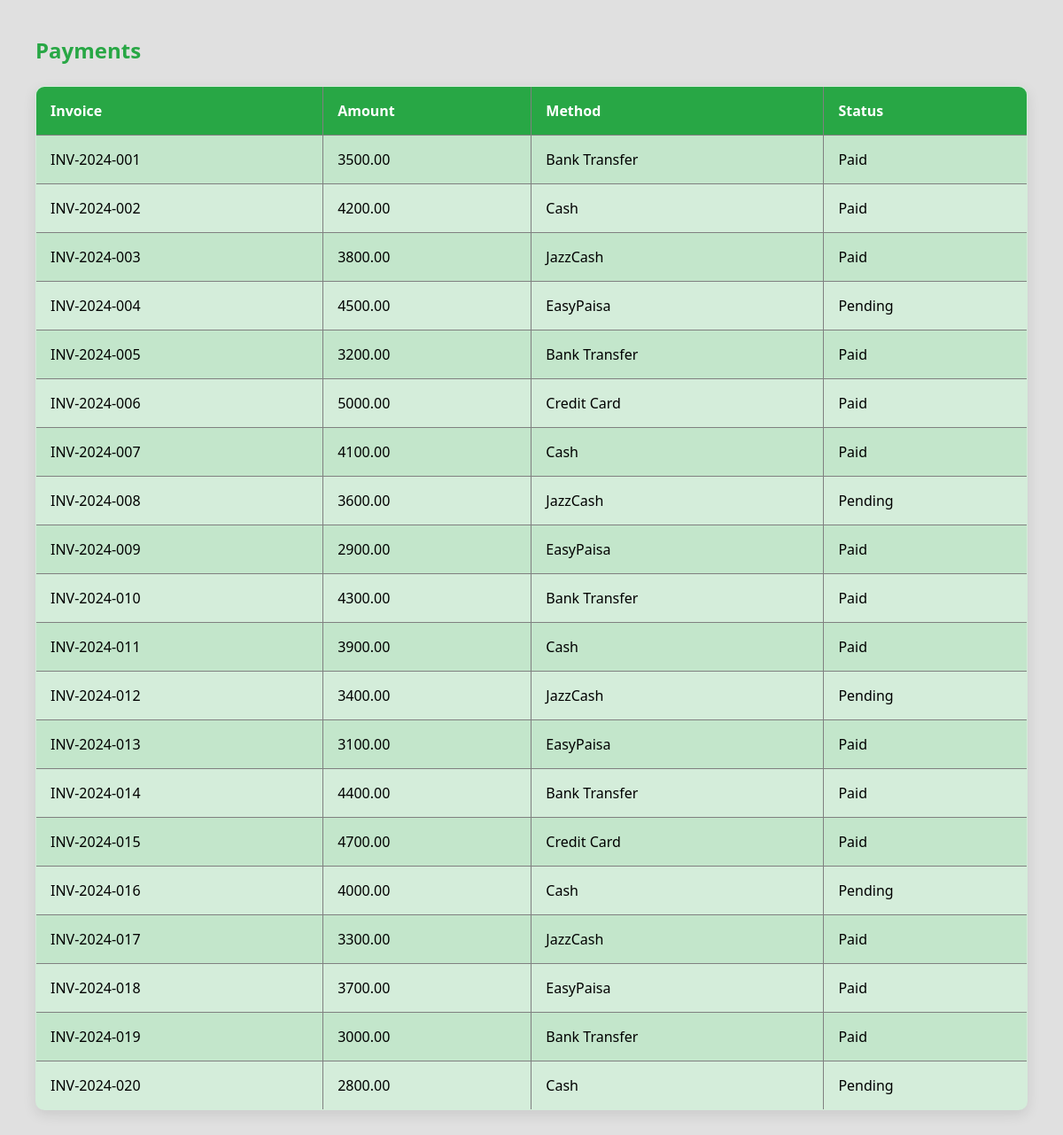
The page /payments.php on the database its author committed.
### tables this page shows
CREATE TABLE Payments ( payment_id INT PRIMARY KEY AUTO_INCREMENT, citizen_id INT, invoice_number VARCHAR(20), amount DECIMAL(10,2), payment_date DATE, method VARCHAR(30), status VARCHAR(20), FOREIGN KEY (citizen_id) REFERENCES Citizens(citizen_id) );

### payments.php (the view, shortened to what this page needs)
<?php
include "db.php";
$result = mysqli_query($conn, "SELECT * FROM Payments");
?>
<h2>Payments</h2>
<table border="1">
<tr>
<th>Invoice</th><th>Amount</th><th>Method</th><th>Status</th>
</tr>
<?php while($p = mysqli_fetch_assoc($result)) { ?>
<tr>
<td><?php echo $p['invoice_number']; ?></td>
<td><?php echo $p['amount']; ?></td>
<td><?php echo $p['method']; ?></td>
<td><?php echo $p['status']; ?></td>
</tr>
<?php } ?>
</table>

### payments.php (style rules this page uses)
h2 { color: #28a745; margin-bottom: 1.5rem; }
table { width: 100%; border-collapse: collapse; background: #d4edda; border-radius: 10px; overflow: hidden; box-shadow: 0 5px 15px rgba(0,0,0,0.1); }
th, td { padding: 1rem; text-align: left; }
th { background: #28a745; color: white; }
tr:nth-child(even) { background: #c3e6cb; }

### rows shown on the page
payments: invoice_number "INV-2024-001", amount "3500.00", method "Bank Transfer", status "Paid"
payments: invoice_number "INV-2024-002", amount "4200.00", method "Cash", status "Paid"
payments: invoice_number "INV-2024-003", amount "3800.00", method "JazzCash", status "Paid"
payments: invoice_number "INV-2024-004", amount "4500.00", method "EasyPaisa", status "Pending"
payments: invoice_number "INV-2024-005", amount "3200.00", method "Bank Transfer", status "Paid"
payments: invoice_number "INV-2024-006", amount "5000.00", method "Credit Card", status "Paid"
payments: invoice_number "INV-2024-007", amount "4100.00", method "Cash", status "Paid"
payments: invoice_number "INV-2024-008", amount "3600.00", method "JazzCash", status "Pending"
payments: invoice_number "INV-2024-009", amount "2900.00", method "EasyPaisa", status "Paid"
payments: invoice_number "INV-2024-010", amount "4300.00", method "Bank Transfer", status "Paid"
payments: invoice_number "INV-2024-011", amount "3900.00", method "Cash", status "Paid"
payments: invoice_number "INV-2024-012", amount "3400.00", method "JazzCash", status "Pending"
payments: invoice_number "INV-2024-013", amount "3100.00", method "EasyPaisa", status "Paid"
payments: invoice_number "INV-2024-014", amount "4400.00", method "Bank Transfer", status "Paid"
payments: invoice_number "INV-2024-015", amount "4700.00", method "Credit Card", status "Paid"
payments: invoice_number "INV-2024-016", amount "4000.00", method "Cash", status "Pending"
payments: invoice_number "INV-2024-017", amount "3300.00", method "JazzCash", status "Paid"
payments: invoice_number "INV-2024-018", amount "3700.00", method "EasyPaisa", status "Paid"
payments: invoice_number "INV-2024-019", amount "3000.00", method "Bank Transfer", status "Paid"
payments: invoice_number "INV-2024-020", amount "2800.00", method "Cash", status "Pending"
